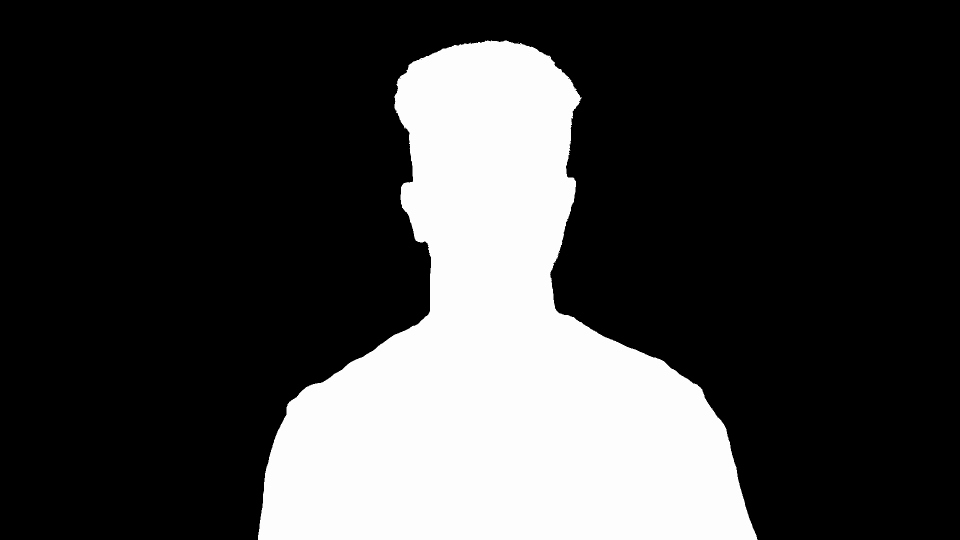
#> input picture frame 15 of input/video/Alpha.mov, 1920 x 1080 px, given in place of Original.mov, which was not available (shown at 1/2 size)
$ python audio.py
#> lines starting #> are read from the running program, lines starting #| are printed output that depends on the picture; after the words box and inside, x2 and y2 are one past the last pixel; in counts of white or black regions, pixels touching at a corner belong together; pictures that were not available may be replaced by others from this repository, and a replacement may not be noted
### src/frame.py
"""Frame processing module for character rendering.

This module takes RGB frames, depth maps, and alpha masks as input and produces
a stylized output frame where the subject is rendered as binary digits
(0 for bright pixels, 1 for dark pixels).
The position of the subject is calculated based on the full resoltion frame
for a smoother motion effect.
The size of the digits is modulated by depth information from the depth map.
"""

import cv2
import numpy as np

from config import (
    FONT_THICKNESS,
    RESIZE_FACTOR,
    BRIGHTNESS_THRESHOLD,
    BACKGROUND_THRESHOLD,
    MASK_THRESHOLD,
    FONT,
    FONT_COLOR,
    FONT_SCALE_MIN,
    FONT_SCALE_MAX,
    BACKGROUND_COLOR,
    INPUT_IMAGE_ORIGINAL,
    INPUT_IMAGE_DEPTH,
    INPUT_IMAGE_MASK,
    OUTPUT_IMAGE_FILENAME,
)

def pixelate_frame(frame):
    """
    Downsample a frame by the specified factor to create a pixelated effect.

    Args:
        frame: Input frame as a numpy array (can be grayscale or BGR)
        factor: Downsampling factor (int). Higher values create more pixelation

    Returns:
        Pixelated frame with dimensions (width // factor, height // factor)
    """
    height, width = frame.shape[:2]
    pixelated = cv2.resize(frame, (width // RESIZE_FACTOR, height // RESIZE_FACTOR), interpolation=cv2.INTER_LINEAR)
    return pixelated

def get_subject_matrix(pixelated_mask):
    """
    Generate a binary subject matrix from an alpha mask.

    Args:
        pixelated_mask: Downsampled grayscale mask frame

    Returns:
        Binary numpy array where 1 = subject area, 0 = background
    """
    return np.where(pixelated_mask > BACKGROUND_THRESHOLD, 1, 0)

def get_brightness_matrix(pixelated_frame):
    """
    Generate a binary brightness matrix from an RGB frame.

    Args:
        pixelated_frame: Downsampled BGR frame

    Returns:
        Binary numpy array where 1 = dark pixel, 0 = bright pixel
    """
    gray_frame = cv2.cvtColor(pixelated_frame, cv2.COLOR_BGR2GRAY)
    return  np.where(gray_frame > BRIGHTNESS_THRESHOLD, 0, 1)

# [106 lines left out: functions get_depth_matrix, get_subject_position, process_frame, not called in this run]

# [22 lines that do not run on import are left out]

### src/audio.py
"""Audio generation module for video-based sonification.

This module generates audio waveforms from video data by analyzing
brightness and subject matrices. The audio frequency is modulated
based on the ratio of dark pixels within the subject area.
"""

import cv2
import numpy as np
from scipy.io import wavfile
from frame import pixelate_frame, get_brightness_matrix, get_subject_matrix

from config import (
    RESIZE_FACTOR,
    BRIGHTNESS_THRESHOLD,
    BACKGROUND_THRESHOLD,
    BASE_FREQUENCY,
    AMPLITUDE,
    SAMPLE_RATE,
    INPUT_VIDEO_ORIGINAL,
    INPUT_VIDEO_ALPHA,
    OUTPUT_AUDIO_FILENAME,
)


def calculate_matrix_ratio(final_matrix):
    """Calculate the ratio of bright to dark pixels in the subject area.

    This ratio is used to modulate the audio frequency, creating
    a sonification of the visual darkness within the subject.

    Args:
        final_matrix: Binary matrix combining subject and brightness data

    Returns:
        Ratio of bright (0) pixels to dark (1) pixels
    """
    total_elements = final_matrix.size
    if total_elements == 0:
        return 0.0

    ones_count = np.sum(final_matrix == 1)
    zeros_count = np.sum(final_matrix == 0)

    # Avoid division by zero
    if ones_count == 0:
        return 0.0

    # Return ratio of zeros to ones
    ratio = zeros_count / ones_count
    return ratio


def generate_audio_from_video(original_video_path, mask_video_path, output_audio_path):
    """Generate audio waveform from video by analyzing brightness within subject areas.

    This function processes each frame to determine the ratio of dark to bright
    pixels within the subject area, then generates a sine wave with frequency
    modulated by this ratio.

    Args:
        original_video_path: Path to the source RGB video file
        mask_video_path: Path to the alpha mask video file
        output_audio_path: Path where the output WAV file will be saved
    """
#> called with original_video_path = '../input/video/Original.mov', mask_video_path = '../input/video/Alpha.mov', output_audio_path = '../output/audio/audio_output.wav'
    # Initialize video capture objects
    cap_original = cv2.VideoCapture(original_video_path)
    cap_mask = cv2.VideoCapture(mask_video_path)

    # Validate video files were opened successfully
    if not cap_original.isOpened() or not cap_mask.isOpened():
        print("Error: Could not open one or more video files")
        return

    # Extract video properties
    fps = cap_original.get(cv2.CAP_PROP_FPS)
    total_frames = int(cap_original.get(cv2.CAP_PROP_FRAME_COUNT))

    print(f"Processing video: {total_frames} frames @ {fps} fps")
    print(f"Base frequency: {BASE_FREQUENCY} Hz, Amplitude sensitivity: {AMPLITUDE}")

    # Store frequency modulation values for each frame
    frequency_modulations = []
    frame_count = 0

    # Process each frame of the video
    while True:
        # Read frames from both video sources
        ret_original, frame_original = cap_original.read()
#> frame_original is the input picture: shape (1080, 1920, 3); mean B, G, R 63.6, 63.6, 63.6
        ret_mask, frame_mask = cap_mask.read()

        # Exit loop if either video has ended
        if not ret_original or not ret_mask:
            break

        # Ensure mask is in grayscale format
        if len(frame_mask.shape) == 3:
            frame_mask = cv2.cvtColor(frame_mask, cv2.COLOR_BGR2GRAY)

        # Downsample both frames for analysis
        pixelated_frame = pixelate_frame(frame_original)
#> in pixelate_frame, `pixelated = cv2.resize(frame, (width // RESIZE_FACTOR, height // RESIZ..`:
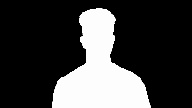
#> pixelated: shape (108, 192, 3); min 0, max 254, mean 63.7
        pixelated_mask = pixelate_frame(frame_mask)

        # Generate binary matrices for brightness and subject
        brightness_matrix = get_brightness_matrix(pixelated_frame)
#> in get_brightness_matrix, `return  np.where(gray_frame > BRIGHTNESS_THRESHOLD, 0, 1)`:
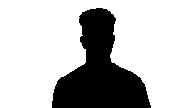
#> returned value: shape (108, 192) int64; values 0 (black) and 1 (white), 74.8% white; 1 black region, box (x1, y1, x2, y2) and area: (52, 8, 151, 108) 5224
        subject_matrix = get_subject_matrix(pixelated_mask)
#> in get_subject_matrix, `return np.where(pixelated_mask > BACKGROUND_THRESHOLD, 1, 0)`: returned value: shape (108, 192) int64; values 0 (black) and 1 (white), 25.2% white; 1 white region, box (x1, y1, x2, y2) and area: (52, 8, 151, 108) 5234

        # Combine matrices to get dark pixels within subject area
        final_matrix = brightness_matrix * subject_matrix
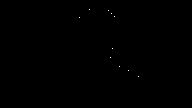
#> final_matrix: shape (108, 192) int64; values 0 (black) and 1 (white), 0.05% white in thin lines or dots, all inside (x1, y1, x2, y2) = (79, 9, 139, 77)

        # Calculate the brightness ratio for this frame
        ratio = calculate_matrix_ratio(final_matrix)
#> in calculate_matrix_ratio, `ones_count = np.sum(final_matrix == 1)`: ones_count = 10
#> in calculate_matrix_ratio, `zeros_count = np.sum(final_matrix == 0)`: zeros_count = 20726
#> in calculate_matrix_ratio, `ratio = zeros_count / ones_count`: ratio = 2072.6
#> ratio = 2072.6

        # Store ratio for audio synthesis
        frequency_modulations.append(ratio)

        frame_count += 1
        if frame_count % 30 == 0:
            print(f"Processed {frame_count}/{total_frames} frames ({(frame_count/total_frames)*100:.1f}%)")

    # Release video capture resources
    cap_original.release()
    cap_mask.release()

    print(f"Generating audio waveform from {frame_count} frames...")

    # Calculate audio timing parameters
    duration_per_frame = 1.0 / fps
    samples_per_frame = int(SAMPLE_RATE * duration_per_frame)

    audio_data = []

    # Generate audio samples for each frame
    for i, ratio in enumerate(frequency_modulations):
        # Modulate frequency based on the frame's brightness ratio
        # Higher ratio = higher frequency
        frequency = BASE_FREQUENCY * (1.0 + AMPLITUDE * ratio)

        # Create time array for this frame's duration
        t = np.linspace(0, duration_per_frame, samples_per_frame, endpoint=False)

        # Generate sine wave at the modulated frequency
        wave = np.sin(2 * np.pi * frequency * t)

        audio_data.extend(wave)

    # Convert to numpy array and prepare for export
    audio_array = np.array(audio_data, dtype=np.float32)

    # Normalize to 16-bit PCM integer range (-32768 to 32767)
    audio_array = np.int16(audio_array * 32767)

    # Export audio file
    wavfile.write(output_audio_path, SAMPLE_RATE, audio_array)

    print(f"Audio generation complete! Output saved to: {output_audio_path}")
    print(f"Total frames processed: {frame_count}")
    print(f"Audio duration: {len(audio_array) / SAMPLE_RATE:.2f} seconds")


if __name__ == '__main__':
    """Main execution block for audio generation.

    This section uses file paths from config.py and runs
    audio generation.
    """

    # Generate audio from video
    generate_audio_from_video(INPUT_VIDEO_ORIGINAL, INPUT_VIDEO_ALPHA, OUTPUT_AUDIO_FILENAME)

$ run again, starting later in the video
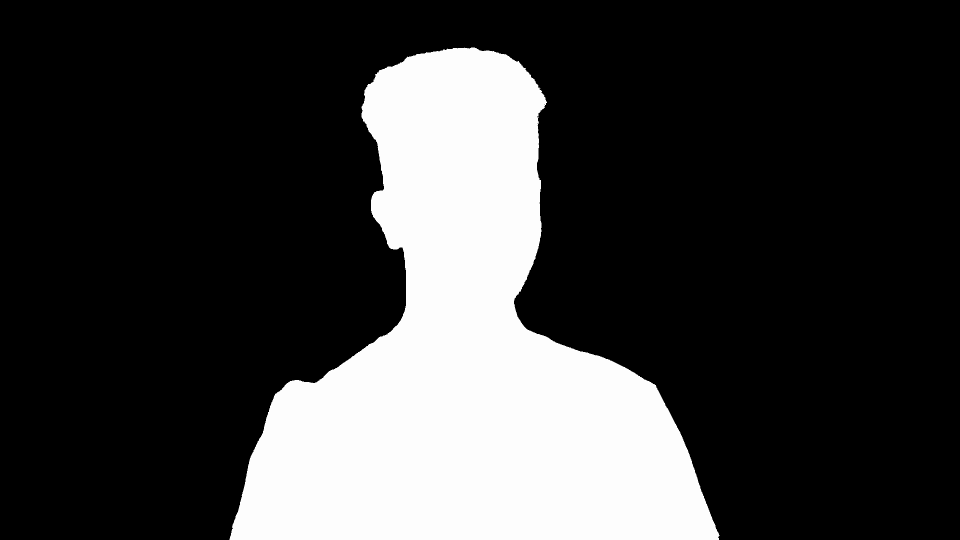
#> input picture frame 69 of input/video/Alpha.mov, 1920 x 1080 px, given in place of Original.mov, which was not available (shown at 1/2 size)
#> in generate_audio_from_video, frame_original is the input picture: shape (1080, 1920, 3); mean B, G, R 60, 60, 60
#> in pixelate_frame, `pixelated = cv2.resize(frame, (width // RESIZE_FACTOR, height // RESIZ..`:
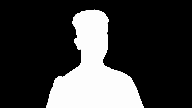
#> pixelated: shape (108, 192, 3); min 0, max 254, mean 60
#> pixelated: shape (108, 192)
#> in get_brightness_matrix, `return  np.where(gray_frame > BRIGHTNESS_THRESHOLD, 0, 1)`:
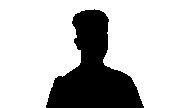
#> returned value: shape (108, 192) int64; values 0 (black) and 1 (white), 76.3% white; 1 black region, box (x1, y1, x2, y2) and area: (46, 9, 144, 108) 4921
#> final_matrix: shape (108, 192) int64; values 0 (black) and 1 (white), 0.05% white in thin lines or dots, all inside (x1, y1, x2, y2) = (50, 29, 141, 99)
#> ones_count = 10
#> zeros_count = 20726
#> in calculate_matrix_ratio, `ratio = zeros_count / ones_count`: ratio = 2072.6

$ run again, starting later in the video
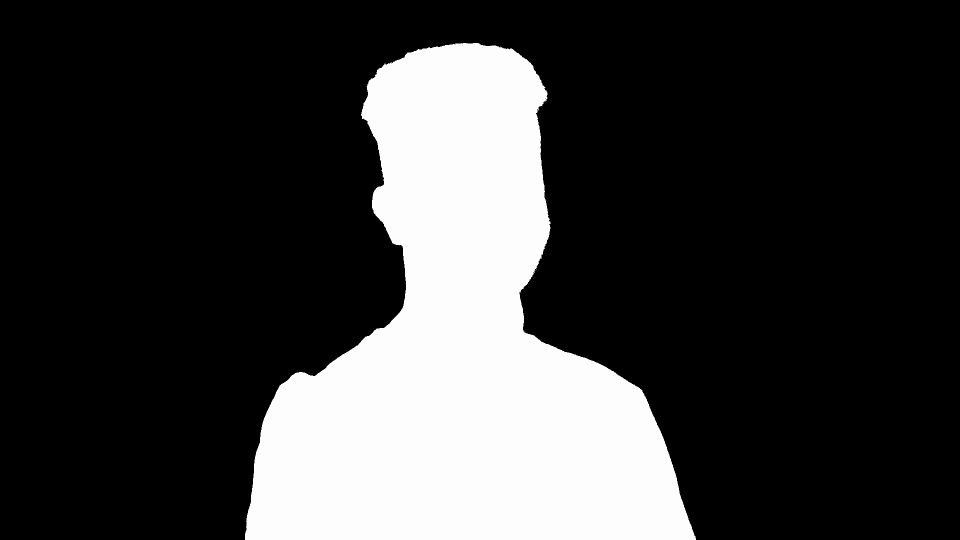
#> input picture frame 123 of input/video/Alpha.mov, 1920 x 1080 px, given in place of Original.mov, which was not available (shown at 1/2 size)
#> in generate_audio_from_video, frame_original is the input picture: shape (1080, 1920, 3); mean B, G, R 58.9, 58.9, 58.9
#> in pixelate_frame, `pixelated = cv2.resize(frame, (width // RESIZE_FACTOR, height // RESIZ..`:
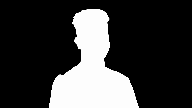
#> pixelated: shape (108, 192, 3); min 0, max 254, mean 58.9
#> pixelated: shape (108, 192)
#> in get_brightness_matrix, `return  np.where(gray_frame > BRIGHTNESS_THRESHOLD, 0, 1)`:
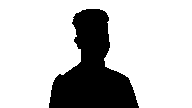
#> returned value: shape (108, 192) int64; values 0 (black) and 1 (white), 76.7% white; 1 black region, box (x1, y1, x2, y2) and area: (49, 9, 139, 108) 4831
#> final_matrix: shape (108, 192) int64; values 0 (black) and 1 (white), 0.07% white in thin lines or dots, all inside (x1, y1, x2, y2) = (52, 9, 120, 85)
#> ones_count = 14
#> zeros_count = 20722
#> in calculate_matrix_ratio, `ratio = zeros_count / ones_count`: ratio = 1480.1
